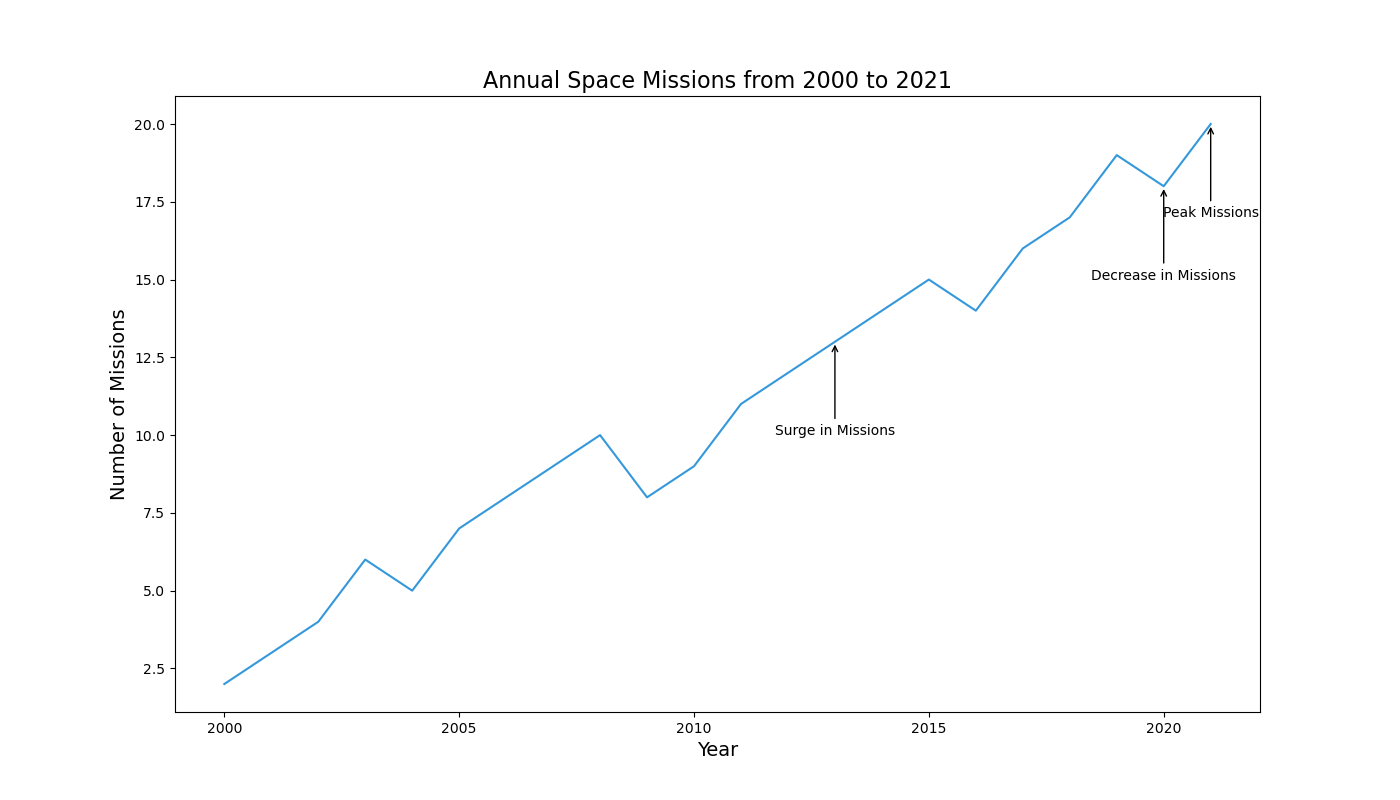

Reproduce this figure in Python.

import seaborn as sns
import pandas as pd
import matplotlib.pyplot as plt

data = {
    'Year': list(range(2000, 2022)),
    'Space Missions': [2, 3, 4, 6, 5, 7, 8, 9, 10, 8, 9, 11, 12, 13, 14, 15, 14, 16, 17, 19, 18, 20]
}

df = pd.DataFrame(data)

# Settings for colors and figure size
line_colors = ["#3498db", "#2ecc71"]
plt.figure(figsize=(14, 8))

# Plot the line chart with seaborn
ax = sns.lineplot(x='Year', y='Space Missions', data=df, color="#3498db")

# Add a title and labels
ax.set_title('Annual Space Missions from 2000 to 2021', fontsize=16)
ax.set_xlabel('Year', fontsize=14)
ax.set_ylabel('Number of Missions', fontsize=14)

# Annotate significant data points
ax.annotate('Surge in Missions', xy=(2013, 13), xytext=(2013, 10),
            arrowprops=dict(facecolor='black', arrowstyle="->"),
            ha='center')

ax.annotate('Decrease in Missions', xy=(2020, 18), xytext=(2020, 15),
            arrowprops=dict(facecolor='black', arrowstyle="->"),
            ha='center')

ax.annotate('Peak Missions', xy=(2021, 20), xytext=(2021, 17),
            arrowprops=dict(facecolor='black', arrowstyle="->"),
            ha='center')

# Show the plot
plt.show()
